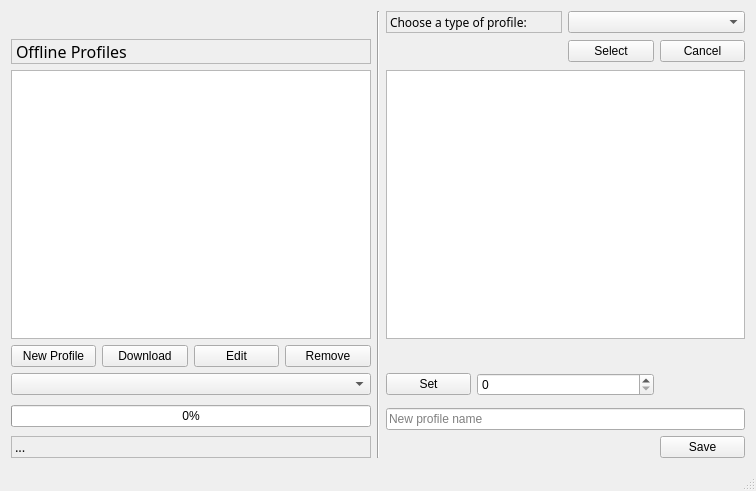
<?xml version="1.0" encoding="UTF-8"?>
<ui version="4.0">
 <class>MainWindow</class>
 <widget class="QMainWindow" name="MainWindow">
  <property name="geometry">
   <rect>
    <x>0</x>
    <y>0</y>
    <width>756</width>
    <height>491</height>
   </rect>
  </property>
  <property name="windowTitle">
   <string>US Roasters Coffee Profiles</string>
  </property>
  <widget class="QWidget" name="centralWidget">
   <layout class="QGridLayout" name="gridLayout">
    <item row="3" column="3">
     <widget class="QPushButton" name="remove_button">
      <property name="text">
       <string>Remove</string>
      </property>
     </widget>
    </item>
    <item row="0" column="4" rowspan="8">
     <widget class="Line" name="line">
      <property name="orientation">
       <enum>Qt::Vertical</enum>
      </property>
     </widget>
    </item>
    <item row="7" column="8">
     <widget class="QPushButton" name="save_button">
      <property name="text">
       <string>Save</string>
      </property>
     </widget>
    </item>
    <item row="0" column="5" colspan="2">
     <widget class="QLabel" name="choose_label">
      <property name="font">
       <font>
        <family>Book Antiqua</family>
       </font>
      </property>
      <property name="frameShape">
       <enum>QFrame::StyledPanel</enum>
      </property>
      <property name="frameShadow">
       <enum>QFrame::Raised</enum>
      </property>
      <property name="lineWidth">
       <number>5</number>
      </property>
      <property name="text">
       <string>&lt;html&gt;&lt;head/&gt;&lt;body&gt;&lt;p&gt;&lt;span style=&quot; font-size:11pt;&quot;&gt;Choose a type of profile:&lt;/span&gt;&lt;/p&gt;&lt;/body&gt;&lt;/html&gt;</string>
      </property>
     </widget>
    </item>
    <item row="1" column="8">
     <widget class="QPushButton" name="cancel_button">
      <property name="text">
       <string>Cancel</string>
      </property>
     </widget>
    </item>
    <item row="1" column="7">
     <widget class="QPushButton" name="select_button">
      <property name="text">
       <string>Select</string>
      </property>
     </widget>
    </item>
    <item row="0" column="7" colspan="2">
     <widget class="QComboBox" name="time_box"/>
    </item>
    <item row="2" column="5" colspan="4">
     <widget class="QTableView" name="pro_table">
      <property name="font">
       <font>
        <family>Bookman Old Style</family>
        <pointsize>7</pointsize>
       </font>
      </property>
     </widget>
    </item>
    <item row="3" column="1">
     <widget class="QPushButton" name="download_button">
      <property name="text">
       <string>Download</string>
      </property>
     </widget>
    </item>
    <item row="3" column="0">
     <widget class="QPushButton" name="new_button">
      <property name="text">
       <string>New Profile</string>
      </property>
     </widget>
    </item>
    <item row="5" column="0" rowspan="2" colspan="4">
     <widget class="QProgressBar" name="progress_bar">
      <property name="value">
       <number>0</number>
      </property>
     </widget>
    </item>
    <item row="6" column="5" colspan="4">
     <widget class="QLineEdit" name="name_edit">
      <property name="placeholderText">
       <string>New profile name</string>
      </property>
     </widget>
    </item>
    <item row="4" column="0" colspan="4">
     <widget class="QComboBox" name="roaster_box"/>
    </item>
    <item row="3" column="2">
     <widget class="QPushButton" name="edit_button">
      <property name="text">
       <string>Edit</string>
      </property>
     </widget>
    </item>
    <item row="4" column="5">
     <widget class="QPushButton" name="set_button">
      <property name="text">
       <string>Set</string>
      </property>
     </widget>
    </item>
    <item row="4" column="6" colspan="2">
     <widget class="QSpinBox" name="value_box">
      <property name="maximum">
       <number>1000</number>
      </property>
     </widget>
    </item>
    <item row="7" column="0" colspan="4">
     <widget class="QLabel" name="status_label">
      <property name="font">
       <font>
        <family>Book Antiqua</family>
        <pointsize>10</pointsize>
       </font>
      </property>
      <property name="frameShape">
       <enum>QFrame::StyledPanel</enum>
      </property>
      <property name="frameShadow">
       <enum>QFrame::Raised</enum>
      </property>
      <property name="lineWidth">
       <number>5</number>
      </property>
      <property name="text">
       <string>...</string>
      </property>
     </widget>
    </item>
    <item row="2" column="0" colspan="4">
     <widget class="QListView" name="pro_list">
      <property name="font">
       <font>
        <family>Bookman Old Style</family>
        <pointsize>11</pointsize>
        <weight>50</weight>
        <italic>true</italic>
        <bold>false</bold>
       </font>
      </property>
     </widget>
    </item>
    <item row="1" column="0" colspan="4">
     <widget class="QLabel" name="label">
      <property name="font">
       <font>
        <family>Book Antiqua</family>
        <pointsize>12</pointsize>
       </font>
      </property>
      <property name="frameShape">
       <enum>QFrame::StyledPanel</enum>
      </property>
      <property name="frameShadow">
       <enum>QFrame::Raised</enum>
      </property>
      <property name="lineWidth">
       <number>5</number>
      </property>
      <property name="text">
       <string>&lt;html&gt;&lt;head/&gt;&lt;body&gt;&lt;p&gt;Offline Profiles&lt;/p&gt;&lt;/body&gt;&lt;/html&gt;</string>
      </property>
     </widget>
    </item>
   </layout>
  </widget>
  <widget class="QStatusBar" name="statusBar"/>
  <widget class="QMenuBar" name="menuBar">
   <property name="geometry">
    <rect>
     <x>0</x>
     <y>0</y>
     <width>756</width>
     <height>21</height>
    </rect>
   </property>
  </widget>
 </widget>
 <layoutdefault spacing="6" margin="11"/>
 <resources/>
 <connections/>
</ui>
